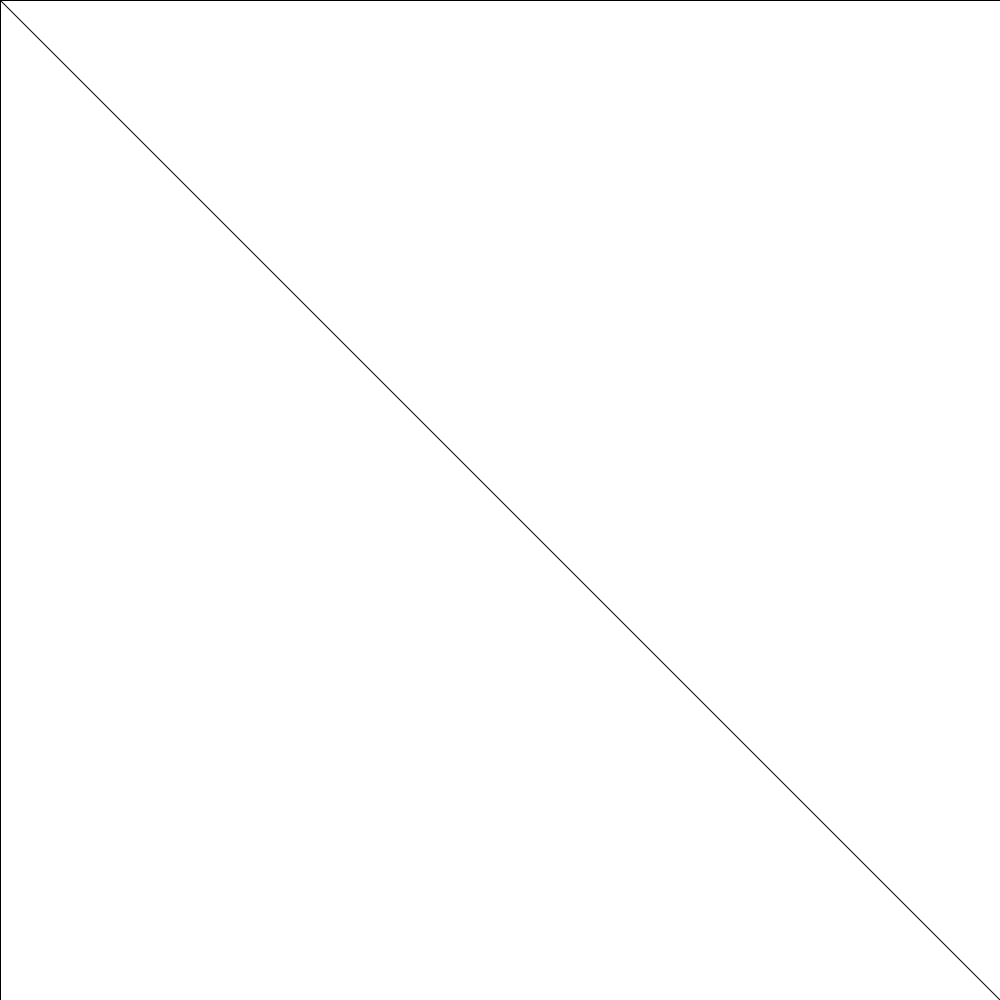
Frame 1 (no input)
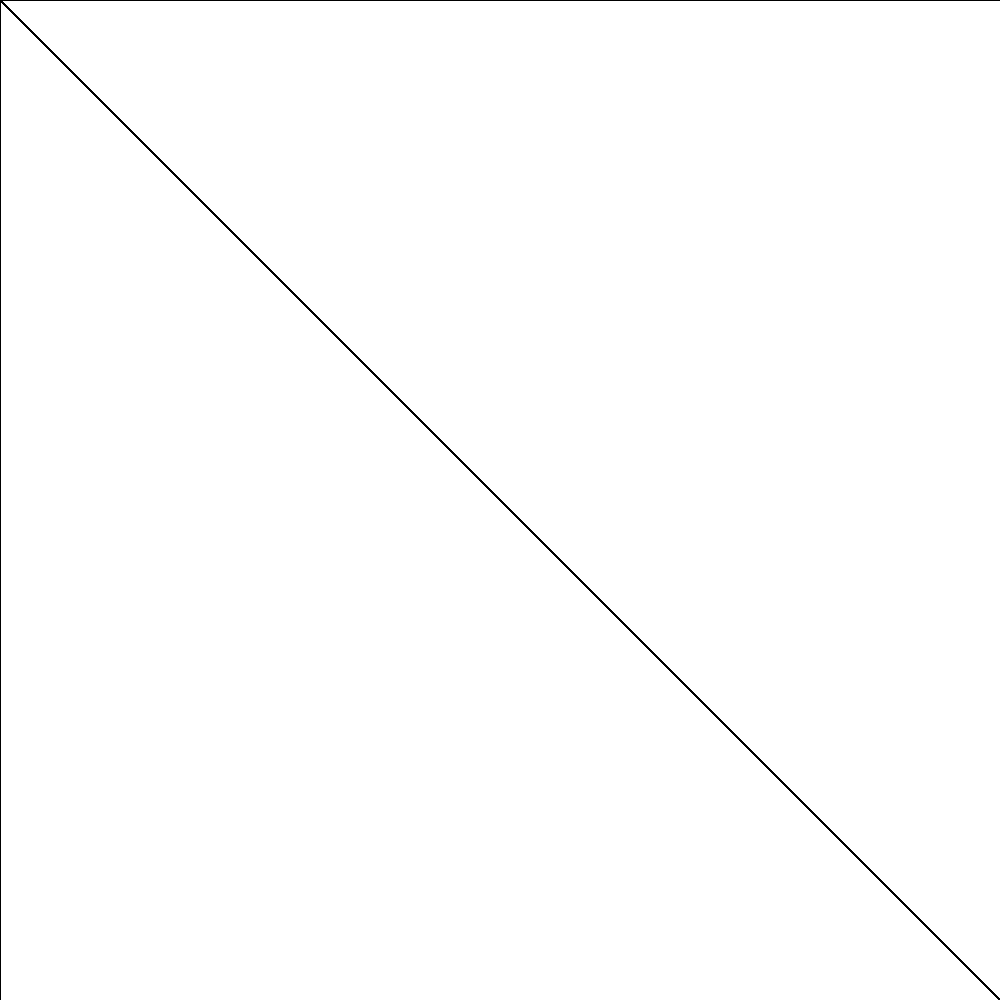
Frame 60 (the mouse pressed at the canvas centre just before this capture)
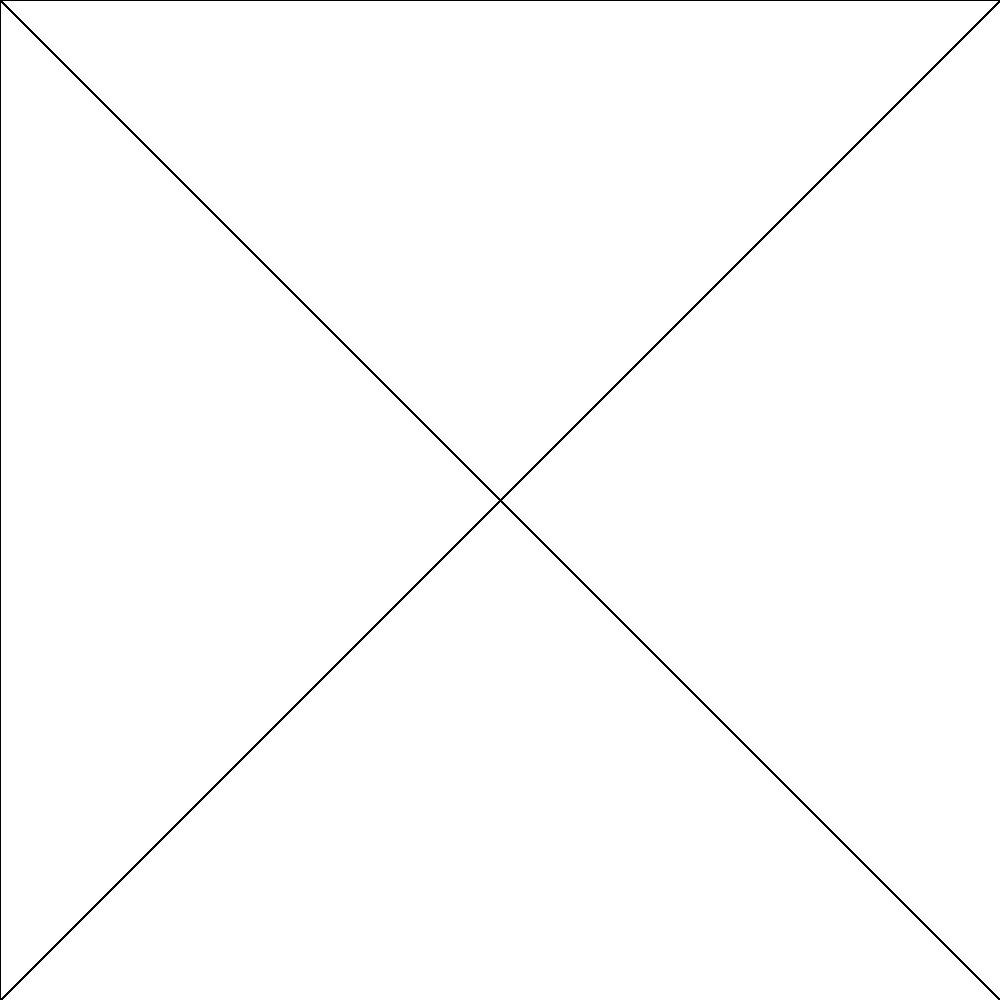
Frame 120 (the mouse held since frame 60 and released just before this capture)

The Processing sketch that drew these frames (run headless with seeded random() and noise(); from frame 60 on, the mouse is pressed at the canvas centre):

// Processing sketch: sketch_4LinesChangesColors
// ── sketch_4LinesChangesColors.pde
//Question 4

void setup() {
  background(255);
 size (1000,1000); 
}

void draw() {
   line(0,0,mouseX,mouseY);
 line(width,height,mouseX,mouseY);
 line(0,height,mouseX,mouseY);
 line(width,0,mouseX,mouseY);

}

void keyPressed() {
if (key == 'a'){
  background(random(255),random(255),random(255));

}
}
